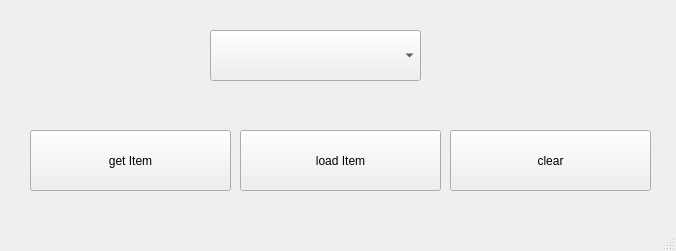
<?xml version="1.0" encoding="UTF-8"?>
<ui version="4.0">
 <class>MainWindow</class>
 <widget class="QMainWindow" name="MainWindow">
  <property name="geometry">
   <rect>
    <x>0</x>
    <y>0</y>
    <width>676</width>
    <height>251</height>
   </rect>
  </property>
  <property name="windowTitle">
   <string>MainWindow</string>
  </property>
  <widget class="QWidget" name="centralwidget">
   <widget class="QComboBox" name="cbsehirler">
    <property name="geometry">
     <rect>
      <x>210</x>
      <y>30</y>
      <width>211</width>
      <height>51</height>
     </rect>
    </property>
   </widget>
   <widget class="QLabel" name="lbl_text">
    <property name="geometry">
     <rect>
      <x>450</x>
      <y>50</y>
      <width>47</width>
      <height>13</height>
     </rect>
    </property>
    <property name="text">
     <string/>
    </property>
   </widget>
   <widget class="QPushButton" name="btn_get">
    <property name="geometry">
     <rect>
      <x>30</x>
      <y>130</y>
      <width>201</width>
      <height>61</height>
     </rect>
    </property>
    <property name="text">
     <string>get Item</string>
    </property>
   </widget>
   <widget class="QPushButton" name="btn_load">
    <property name="geometry">
     <rect>
      <x>240</x>
      <y>130</y>
      <width>201</width>
      <height>61</height>
     </rect>
    </property>
    <property name="text">
     <string>load Item</string>
    </property>
   </widget>
   <widget class="QPushButton" name="btn_clear">
    <property name="geometry">
     <rect>
      <x>450</x>
      <y>130</y>
      <width>201</width>
      <height>61</height>
     </rect>
    </property>
    <property name="text">
     <string>clear</string>
    </property>
   </widget>
  </widget>
  <widget class="QMenuBar" name="menubar">
   <property name="geometry">
    <rect>
     <x>0</x>
     <y>0</y>
     <width>676</width>
     <height>21</height>
    </rect>
   </property>
  </widget>
  <widget class="QStatusBar" name="statusbar"/>
 </widget>
 <resources/>
 <connections/>
</ui>
